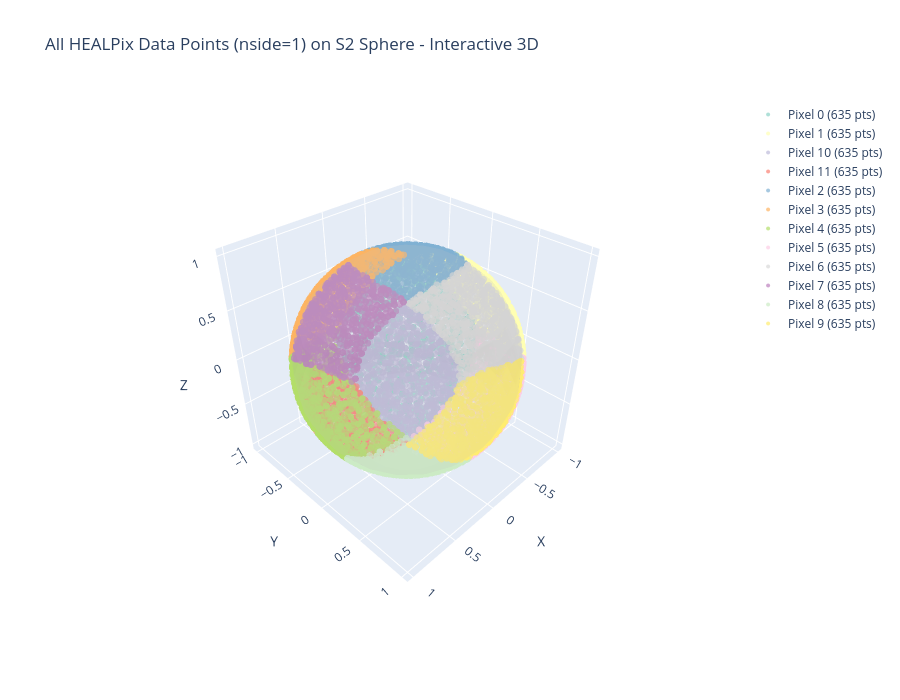

The notebook cell this image was saved under:
### Code cell
import numpy as np
import plotly.graph_objects as go
import plotly.express as px
import os
import glob

# Load and plot all files in nside_1 directory
nside_dir = 'nside_1'
pattern = os.path.join(nside_dir, 'healpix_data_*.txt')
files = sorted(glob.glob(pattern))

# Store data for interactive plot
all_x, all_y, all_z = [], [], []
all_lon, all_lat = [], []
all_pixel_ids = []

# Define colors for different pixels
colors = px.colors.qualitative.Set3 + px.colors.qualitative.Pastel + px.colors.qualitative.Dark2

# Create figure
fig = go.Figure()

# Plot data from each file
for i, file_path in enumerate(files):
    filename = os.path.basename(file_path)
    pixel_id = int(filename.replace('healpix_data_', '').replace('.txt', ''))
    
    try:
        # Load data
        data = np.loadtxt(file_path)
        
        if data.size == 0:
            continue
            
        # Handle single point case
        if data.ndim == 1:
            data = data.reshape(1, -1)
        
        # Extract coordinates (interpreting as phi, theta in degrees)
        phi_deg = data[:, 0]  # Azimuth (0-360°)
        theta_deg = data[:, 1]  # Colatitude (0-180°)
        
        # Convert to radians
        phi_rad = np.radians(phi_deg)
        theta_rad = np.radians(theta_deg)
        
        # Convert spherical coordinates to Cartesian coordinates for S2 sphere
        x = np.sin(theta_rad) * np.cos(phi_rad)
        y = np.sin(theta_rad) * np.sin(phi_rad)
        z = np.cos(theta_rad)
        
        # Store for reference
        all_x.extend(x)
        all_y.extend(y)
        all_z.extend(z)
        
        # Convert to longitude/latitude for hover text
        lon = phi_deg  # Already in degrees
        lat = 90 - theta_deg  # Convert colatitude to latitude
        all_lon.extend(lon)
        all_lat.extend(lat)
        all_pixel_ids.extend([pixel_id] * len(phi_deg))
        
        # Add scatter plot for this pixel
        color = colors[i % len(colors)]
        fig.add_trace(go.Scatter3d(
            x=x, y=y, z=z,
            mode='markers',
            marker=dict(
                size=4,
                color=color,
                opacity=0.7
            ),
            name=f'Pixel {pixel_id} ({len(phi_deg)} pts)',
            hovertemplate=
            '<b>Pixel %{customdata[0]}</b><br>' +
            'Longitude: %{customdata[1]:.2f}°<br>' +
            'Latitude: %{customdata[2]:.2f}°<br>' +
            'X: %{x:.3f}<br>' +
            'Y: %{y:.3f}<br>' +
            'Z: %{z:.3f}' +
            '<extra></extra>',
            customdata=np.column_stack((
                [pixel_id] * len(phi_deg), 
                lon, 
                lat
            ))
        ))
        
    except Exception as e:
        print(f"Error loading {filename}: {e}")

# Create wireframe sphere for reference
u = np.linspace(0, 2 * np.pi, 20)
v = np.linspace(0, np.pi, 20)
x_sphere = np.outer(np.cos(u), np.sin(v))
y_sphere = np.outer(np.sin(u), np.sin(v))
z_sphere = np.outer(np.ones(np.size(u)), np.cos(v))

# Add wireframe sphere
fig.add_trace(go.Surface(
    x=x_sphere, y=y_sphere, z=z_sphere,
    opacity=0.1,
    colorscale=[[0, 'lightgray'], [1, 'lightgray']],
    showscale=False,
    name='Unit Sphere',
    hovertemplate='Unit Sphere<extra></extra>'
))

# Update layout for better visualization
fig.update_layout(
    title='All HEALPix Data Points (nside=1) on S2 Sphere - Interactive 3D',
    scene=dict(
        xaxis_title='X',
        yaxis_title='Y',
        zaxis_title='Z',
        aspectmode='cube',
        camera=dict(
            eye=dict(x=1.5, y=1.5, z=1.5)
        )
    ),
    width=900,
    height=700,
    showlegend=True
)

# Show the plot
fig.show()

# Convert to numpy arrays for reference
x = np.array(all_x)
y = np.array(all_y)
z = np.array(all_z)
lon = np.array(all_lon)
lat = np.array(all_lat)

print(f"Plotted {len(files)} HEALPix pixel files from {nside_dir}/")
print(f"Total points: {len(x)}")

### Figure 1 — Plotly figure (JSON) as saved in the notebook; plotly's stock layout.template omitted (floating-point values rounded to 4 significant figures; data arrays with more than 128 entries replaced by an {"elided": "..."} marker saying what was removed)
{"data": [{"customdata": {"elided": "635x3 float values"}, "hovertemplate": "<b>Pixel %{customdata[0]}</b><br>Longitude: %{customdata[1]:.2f}°<br>Latitude: %{customdata[2]:.2f}°<br>X: %{x:.3f}<br>Y: %{y:.3f}<br>Z: %{z:.3f}<extra></extra>", "marker": {"color": "rgb(141,211,199)", "opacity": 0.7, "size": 4}, "mode": "markers", "name": "Pixel 0 (635 pts)", "type": "scatter3d", "x": {"elided": "635 float values"}, "y": {"elided": "635 float values"}, "z": {"elided": "635 float values"}}, {"customdata": {"elided": "635x3 float values"}, "hovertemplate": "<b>Pixel %{customdata[0]}</b><br>Longitude: %{customdata[1]:.2f}°<br>Latitude: %{customdata[2]:.2f}°<br>X: %{x:.3f}<br>Y: %{y:.3f}<br>Z: %{z:.3f}<extra></extra>", "marker": {"color": "rgb(255,255,179)", "opacity": 0.7, "size": 4}, "mode": "markers", "name": "Pixel 1 (635 pts)", "type": "scatter3d", "x": {"elided": "635 float values"}, "y": {"elided": "635 float values"}, "z": {"elided": "635 float values"}}, {"customdata": {"elided": "635x3 float values"}, "hovertemplate": "<b>Pixel %{customdata[0]}</b><br>Longitude: %{customdata[1]:.2f}°<br>Latitude: %{customdata[2]:.2f}°<br>X: %{x:.3f}<br>Y: %{y:.3f}<br>Z: %{z:.3f}<extra></extra>", "marker": {"color": "rgb(190,186,218)", "opacity": 0.7, "size": 4}, "mode": "markers", "name": "Pixel 10 (635 pts)", "type": "scatter3d", "x": {"elided": "635 float values"}, "y": {"elided": "635 float values"}, "z": {"elided": "635 float values"}}, {"customdata": {"elided": "635x3 float values"}, "hovertemplate": "<b>Pixel %{customdata[0]}</b><br>Longitude: %{customdata[1]:.2f}°<br>Latitude: %{customdata[2]:.2f}°<br>X: %{x:.3f}<br>Y: %{y:.3f}<br>Z: %{z:.3f}<extra></extra>", "marker": {"color": "rgb(251,128,114)", "opacity": 0.7, "size": 4}, "mode": "markers", "name": "Pixel 11 (635 pts)", "type": "scatter3d", "x": {"elided": "635 float values"}, "y": {"elided": "635 float values"}, "z": {"elided": "635 float values"}}, {"customdata": {"elided": "635x3 float values"}, "hovertemplate": "<b>Pixel %{customdata[0]}</b><br>Longitude: %{customdata[1]:.2f}°<br>Latitude: %{customdata[2]:.2f}°<br>X: %{x:.3f}<br>Y: %{y:.3f}<br>Z: %{z:.3f}<extra></extra>", "marker": {"color": "rgb(128,177,211)", "opacity": 0.7, "size": 4}, "mode": "markers", "name": "Pixel 2 (635 pts)", "type": "scatter3d", "x": {"elided": "635 float values"}, "y": {"elided": "635 float values"}, "z": {"elided": "635 float values"}}, {"customdata": {"elided": "635x3 float values"}, "hovertemplate": "<b>Pixel %{customdata[0]}</b><br>Longitude: %{customdata[1]:.2f}°<br>Latitude: %{customdata[2]:.2f}°<br>X: %{x:.3f}<br>Y: %{y:.3f}<br>Z: %{z:.3f}<extra></extra>", "marker": {"color": "rgb(253,180,98)", "opacity": 0.7, "size": 4}, "mode": "markers", "name": "Pixel 3 (635 pts)", "type": "scatter3d", "x": {"elided": "635 float values"}, "y": {"elided": "635 float values"}, "z": {"elided": "635 float values"}}, {"customdata": {"elided": "635x3 float values"}, "hovertemplate": "<b>Pixel %{customdata[0]}</b><br>Longitude: %{customdata[1]:.2f}°<br>Latitude: %{customdata[2]:.2f}°<br>X: %{x:.3f}<br>Y: %{y:.3f}<br>Z: %{z:.3f}<extra></extra>", "marker": {"color": "rgb(179,222,105)", "opacity": 0.7, "size": 4}, "mode": "markers", "name": "Pixel 4 (635 pts)", "type": "scatter3d", "x": {"elided": "635 float values"}, "y": {"elided": "635 float values"}, "z": {"elided": "635 float values"}}, {"customdata": {"elided": "635x3 float values"}, "hovertemplate": "<b>Pixel %{customdata[0]}</b><br>Longitude: %{customdata[1]:.2f}°<br>Latitude: %{customdata[2]:.2f}°<br>X: %{x:.3f}<br>Y: %{y:.3f}<br>Z: %{z:.3f}<extra></extra>", "marker": {"color": "rgb(252,205,229)", "opacity": 0.7, "size": 4}, "mode": "markers", "name": "Pixel 5 (635 pts)", "type": "scatter3d", "x": {"elided": "635 float values"}, "y": {"elided": "635 float values"}, "z": {"elided": "635 float values"}}, {"customdata": {"elided": "635x3 float values"}, "hovertemplate": "<b>Pixel %{customdata[0]}</b><br>Longitude: %{customdata[1]:.2f}°<br>Latitude: %{customdata[2]:.2f}°<br>X: %{x:.3f}<br>Y: %{y:.3f}<br>Z: %{z:.3f}<extra></extra>", "marker": {"color": "rgb(217,217,217)", "opacity": 0.7, "size": 4}, "mode": "markers", "name": "Pixel 6 (635 pts)", "type": "scatter3d", "x": {"elided": "635 float values"}, "y": {"elided": "635 float values"}, "z": {"elided": "635 float values"}}, {"customdata": {"elided": "635x3 float values"}, "hovertemplate": "<b>Pixel %{customdata[0]}</b><br>Longitude: %{customdata[1]:.2f}°<br>Latitude: %{customdata[2]:.2f}°<br>X: %{x:.3f}<br>Y: %{y:.3f}<br>Z: %{z:.3f}<extra></extra>", "marker": {"color": "rgb(188,128,189)", "opacity": 0.7, "size": 4}, "mode": "markers", "name": "Pixel 7 (635 pts)", "type": "scatter3d", "x": {"elided": "635 float values"}, "y": {"elided": "635 float values"}, "z": {"elided": "635 float values"}}, {"customdata": {"elided": "635x3 float values"}, "hovertemplate": "<b>Pixel %{customdata[0]}</b><br>Longitude: %{customdata[1]:.2f}°<br>Latitude: %{customdata[2]:.2f}°<br>X: %{x:.3f}<br>Y: %{y:.3f}<br>Z: %{z:.3f}<extra></extra>", "marker": {"color": "rgb(204,235,197)", "opacity": 0.7, "size": 4}, "mode": "markers", "name": "Pixel 8 (635 pts)", "type": "scatter3d", "x": {"elided": "635 float values"}, "y": {"elided": "635 float values"}, "z": {"elided": "635 float values"}}, {"customdata": {"elided": "635x3 float values"}, "hovertemplate": "<b>Pixel %{customdata[0]}</b><br>Longitude: %{customdata[1]:.2f}°<br>Latitude: %{customdata[2]:.2f}°<br>X: %{x:.3f}<br>Y: %{y:.3f}<br>Z: %{z:.3f}<extra></extra>", "marker": {"color": "rgb(255,237,111)", "opacity": 0.7, "size": 4}, "mode": "markers", "name": "Pixel 9 (635 pts)", "type": "scatter3d", "x": {"elided": "635 float values"}, "y": {"elided": "635 float values"}, "z": {"elided": "635 float values"}}, {"colorscale": [[0, "lightgray"], [1, "lightgray"]], "hovertemplate": "Unit Sphere<extra></extra>", "name": "Unit Sphere", "opacity": 0.1, "showscale": false, "type": "surface", "x": {"elided": "20x20 float values"}, "y": {"elided": "20x20 float values"}, "z": {"elided": "20x20 float values"}}], "layout": {"height": 700, "scene": {"aspectmode": "cube", "camera": {"eye": {"x": 1.5, "y": 1.5, "z": 1.5}}, "xaxis": {"title": {"text": "X"}}, "yaxis": {"title": {"text": "Y"}}, "zaxis": {"title": {"text": "Z"}}}, "showlegend": true, "title": {"text": "All HEALPix Data Points (nside=1) on S2 Sphere - Interactive 3D"}, "width": 900}}
